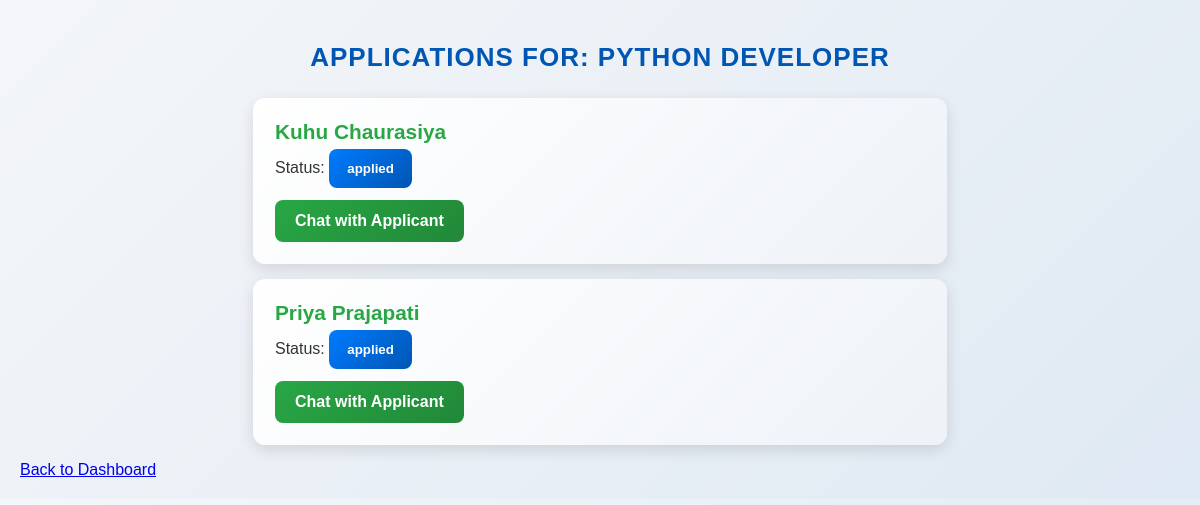
The app's page /job/1/applicant/ with its own data.
### jobs/models.py (models this page shows, shortened)
class Job(models.Model):
    JOB_TYPE_CHOICES = [
        ('Full-time', 'Full-time'),
        ('Part-time', 'Part-time'),
        ('Contract', 'Contract'),
    ]
    INDUSTRY_CHOICES = [
        ('Information Technology', 'Information Technology'),
        ('Healthcare', 'Healthcare'),
        ('Finance', 'Finance'),
    ]
    STATUS_CHOICES = [
        ('active', 'Active'),
        ('closed', 'Closed'),
    ]
    JOB_MODE_CHOICES = [
        ('Remote', 'Remote'),
        ('Work from Office', 'Work from Office'),
        ('Hybrid', 'Hybrid'),
    ]
    company = models.ForeignKey('Employer', on_delete=models.CASCADE)
    title = models.CharField(max_length=100)
    description = models.TextField()
    location = models.CharField(max_length=100)
    industry = models.CharField(max_length=30, choices=INDUSTRY_CHOICES, default='Finance')
    min_salary = models.DecimalField(
        max_digits=10, decimal_places=2, null=True, blank=True,
        help_text="Minimum salary for this job (optional)."
    )
    max_salary = models.DecimalField(
        max_digits=10, decimal_places=2, null=True, blank=True,
        help_text="Maximum salary for this job (optional)."
    )
    min_experience = models.PositiveIntegerField(
        default=0,
        help_text="Minimum years of experience required for this job."
    )
    max_experience = models.PositiveIntegerField(
        null=True, blank=True,
        help_text="Maximum years of experience required for this job (optional)."
    )
    vacancies = models.PositiveIntegerField(
        default=1,
        help_text="Number of openings available for this job."
    )
    job_type = models.CharField(max_length=20, choices=JOB_TYPE_CHOICES, default='Full-time')
    job_mode = models.CharField(max_length=20, choices=JOB_MODE_CHOICES, default='Work from Office')
    deadline = models.DateField()
    status = models.CharField(
        max_length=10,
        choices=STATUS_CHOICES,
        default='active',
        help_text="Indicates whether the job is active or closed."
    )
    created_at = models.DateTimeField(default=now)
    updated_at = models.DateTimeField(auto_now=True)

class Application(models.Model):
    STATUS_CHOICES = [
        ('applied', 'Applied'),
        ('reviewed', 'Reviewed'),
        ('interview', 'Interview'),
        ('hire', 'Hire'),
        ('reject', 'Reject'),
    ]
    job = models.ForeignKey('Job', on_delete=models.CASCADE, related_name="applications")
    job_seeker = models.ForeignKey('JobSeeker', on_delete=models.CASCADE, related_name="applications")
    applied_date = models.DateField(auto_now_add=True)
    status = models.CharField(
        max_length=20,
        choices=STATUS_CHOICES,
        default='applied',
        help_text="Current status of the application"
    )
    resume = models.FileField(
        upload_to='application_resumes/',
        blank=True,
        null=True,
        help_text="Uploaded resume for this specific application. Leave blank to use the default resume."
    )
    class Meta:
        verbose_name = "Application"
        verbose_name_plural = "Applications"
        ordering = ['-applied_date']

class JobSeeker(models.Model):
    user = models.OneToOneField(User, on_delete=models.CASCADE)
    first_name = models.CharField(max_length=30)
    last_name = models.CharField(max_length=30)
    resume = models.FileField(upload_to='resumes/')
    profile_picture = models.ImageField(upload_to='profile_pictures/', blank=True, null=True)
    skills = models.TextField(help_text="List skills separated by commas.")
    experience = models.CharField(max_length=500, null=True, blank=True)
    education = models.CharField(max_length=100)
    phone_number = models.CharField(max_length=15, blank=True, null=True)
    location = models.CharField(max_length=100, help_text="City, Country")
    linkedin_url = models.URLField(blank=True, null=True)
    portfolio_url = models.URLField(blank=True, null=True)
    summary = models.TextField(blank=True, help_text="A brief professional summary or bio.")
    certifications = models.TextField(blank=True, help_text="Certifications separated by commas.")
    languages = models.CharField(max_length=200, blank=True, help_text="Languages spoken, separated by commas.")
    is_premium = models.BooleanField(default=False)  # New field

### jobs/views.py (the view)
# urls.py: path('job/<int:job_id>/applicant/', views.view_applications, name='view_applications'),
def view_applications(request, job_id):
    job = get_object_or_404(Job, id=job_id)
    applications = Application.objects.filter(job=job)
    status_choices = Application._meta.get_field('status').choices
    context = {
        'job': job,
        'applications': applications,
        'status_choices': status_choices,
    }
    return render(request, 'view_applications.html', context)

### jobs/templates/view_applications.html (shortened to what this page needs)
<!DOCTYPE html>
<html lang="en">
<head>
</head>
<body>
    <h2>Applications for: {{ job.title }}</h2>
    <ul>
        {% for application in applications %}
            <li>
                <strong>
                    <a href="{% url 'job_seeker_details' application.job_seeker.id %}">
                        {{ application.job_seeker.first_name }} {{ application.job_seeker.last_name }}
                    </a>
                </strong>
                <br>
                Status:
                <div class="dropdown">
                    <button class="dropbtn">{{ application.status }}</button>
                </div>
                <br>
                    <a href="{% url 'chat' application.id %}" class="btn-chat">Chat with Applicant</a>
            </li>
        {% endfor %}
    </ul>
    <a href="{% url 'employer_dashboard' %}">Back to Dashboard</a>
</body>
</html>

### jobs/templates/view_applications.html (style rules this page uses)
body { margin: 0; font-family: 'Arial', sans-serif; background: linear-gradient(135deg, #f4f6f9, #dfe9f3); color: #333; padding: 20px; }
h2 { text-align: center; margin-bottom: 25px; color: #0056b3; font-size: 26px; font-weight: bold; text-transform: uppercase; letter-spacing: 1px; }
ul { list-style: none; padding: 0; }
li { background: linear-gradient(135deg, #ffffff, #eef2f7); margin: 15px auto; padding: 22px; border-radius: 12px; box-shadow: 0px 5px 15px rgba(0, 0, 0, 0.12); max-width: 650px; transition: transform 0.3s ease-in-out, box-shadow 0.3s ease-in-out; }
li strong { font-size: 1.3rem; color: #0056b3; }
li a { color: #28a745; text-decoration: none; font-weight: bold; transition: color 0.3s ease-in-out; }
.dropdown { position: relative; display: inline-block; margin-top: 5px; }
.dropbtn { background: linear-gradient(135deg, #007BFF, #0056b3); color: white; padding: 12px 18px; border: none; border-radius: 8px; cursor: pointer; font-weight: bold; transition: background 0.3s ease, transform 0.2s ease; }
.btn-chat { display: inline-block; background: linear-gradient(135deg, #28a745, #218838); color: white; padding: 12px 20px; text-decoration: none; border-radius: 8px; font-weight: bold; margin-top: 12px; transition: background 0.3s ease-in-out, transform 0.2s ease; }

### records on screen
Job: title "PYTHON DEVELOPER"
Application: job_seeker.first_name "Kuhu", job_seeker.last_name "Chaurasiya", status "applied"
Application: job_seeker.first_name "Priya", job_seeker.last_name "Prajapati", status "applied"
